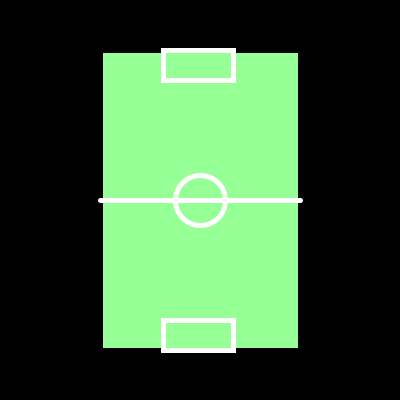
Frame 1 (no input)
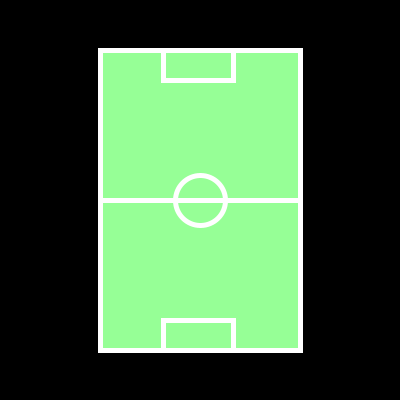
Frame 60 (the mouse pressed at the canvas centre just before this capture)
Frame 120 (the mouse held since frame 60 and released just before this capture): identical to frame 60, image omitted

The Processing sketch that drew these frames (run headless with seeded random() and noise(); from frame 60 on, the mouse is pressed at the canvas centre):

// Processing sketch: processing_2129
// ── processing_2129.pde


int posX=0;
int posY=0;



void setup(){
  background(0);
  size(400,400);


}

void draw(){
  translate(width/2,height/2);
 campo();
}

void campo(){
 fill(150,255,150);
  strokeWeight(5);
 
  rectMode(CENTER);
  rect(posX,posY,200,300);
  ellipseMode(CENTER);
  stroke(255,255,255);
  fill(150,255,150);
  ellipse(posX,posY,50,50);

  line(posX-100,posY,posX+100,posY);
  rect(posY-2,posY-135,70,30);
  rect(posY-2,posY+135,70,30);
  

}
